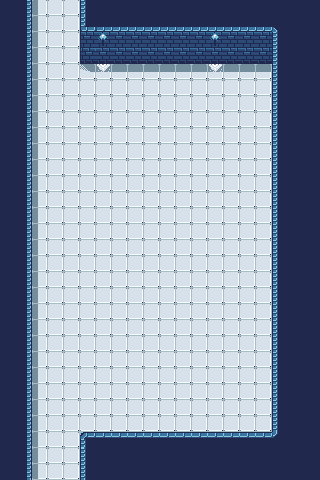

Tiled map render using the project's own tile images. Description and the map definition, with tile-layer contents summarised, below:
An orthogonal 20x30 tile map with 16x16 px tiles, 2 tile layers (prototype, base) and 50 objects (24x spikes_retracted, 24x spikes_activated, south_exit, north_exit).

<map version="1.10" tiledversion="1.10.2" orientation="orthogonal" renderorder="right-down" width="20" height="30" tilewidth="16" tileheight="16" infinite="0" nextlayerid="16" nextobjectid="69">
 <tileset firstgid="1" source="../FrostChill_tsx.tsx" />
 <layer id="1" name="prototype" width="20" height="30">
  <data>[600 cells, 600 non-empty, 4 distinct tile ids]</data>
 </layer>
 <layer id="13" name="base" width="20" height="30">
  <data>[600 cells, 600 non-empty, 19 distinct tile ids]</data>
 </layer>
 <objectgroup id="14" name="objects_01">
  <object id="19" name="spikes_retracted" gid="93" x="96" y="96" width="16" height="16" />
  <object id="21" name="spikes_retracted" gid="93" x="144" y="96" width="16" height="16" />
  <object id="23" name="spikes_retracted" gid="93" x="192" y="96" width="16" height="16" />
  <object id="25" name="spikes_retracted" gid="93" x="240" y="96" width="16" height="16" />
  <object id="27" name="spikes_retracted" gid="93" x="96" y="112" width="16" height="16" />
  <object id="29" name="spikes_retracted" gid="93" x="144" y="112" width="16" height="16" />
  <object id="31" name="spikes_retracted" gid="93" x="192" y="112" width="16" height="16" />
  <object id="33" name="spikes_retracted" gid="93" x="240" y="112" width="16" height="16" />
  <object id="35" name="spikes_retracted" gid="93" x="96" y="128" width="16" height="16" />
  <object id="37" name="spikes_retracted" gid="93" x="144" y="128" width="16" height="16" />
  <object id="39" name="spikes_retracted" gid="93" x="192" y="128" width="16" height="16" />
  <object id="41" name="spikes_retracted" gid="93" x="240" y="128" width="16" height="16" />
  <object id="43" name="spikes_retracted" gid="93" x="96" y="384" width="16" height="16" />
  <object id="45" name="spikes_retracted" gid="93" x="144" y="384" width="16" height="16" />
  <object id="47" name="spikes_retracted" gid="93" x="192" y="384" width="16" height="16" />
  <object id="49" name="spikes_retracted" gid="93" x="240" y="384" width="16" height="16" />
  <object id="51" name="spikes_retracted" gid="93" x="96" y="400" width="16" height="16" />
  <object id="53" name="spikes_retracted" gid="93" x="144" y="400" width="16" height="16" />
  <object id="55" name="spikes_retracted" gid="93" x="192" y="400" width="16" height="16" />
  <object id="57" name="spikes_retracted" gid="93" x="240" y="400" width="16" height="16" />
  <object id="59" name="spikes_retracted" gid="93" x="96" y="416" width="16" height="16" />
  <object id="61" name="spikes_retracted" gid="93" x="144" y="416" width="16" height="16" />
  <object id="63" name="spikes_retracted" gid="93" x="192" y="416" width="16" height="16" />
  <object id="65" name="spikes_retracted" gid="93" x="240" y="416" width="16" height="16" />
  <object id="67" name="south_exit" x="56.545" y="479.091">
   <point />
  </object>
  <object id="68" name="north_exit" x="56.727" y="1.636">
   <point />
  </object>
 </objectgroup>
 <objectgroup id="15" name="objects_02">
  <object id="20" name="spikes_activated" gid="77" x="96" y="96" width="16" height="16" />
  <object id="22" name="spikes_activated" gid="77" x="144" y="96" width="16" height="16" />
  <object id="24" name="spikes_activated" gid="77" x="192" y="96" width="16" height="16" />
  <object id="26" name="spikes_activated" gid="77" x="240" y="96" width="16" height="16" />
  <object id="28" name="spikes_activated" gid="77" x="96" y="112" width="16" height="16" />
  <object id="30" name="spikes_activated" gid="77" x="144" y="112" width="16" height="16" />
  <object id="32" name="spikes_activated" gid="77" x="192" y="112" width="16" height="16" />
  <object id="34" name="spikes_activated" gid="77" x="240" y="112" width="16" height="16" />
  <object id="36" name="spikes_activated" gid="77" x="96" y="128" width="16" height="16" />
  <object id="38" name="spikes_activated" gid="77" x="144" y="128" width="16" height="16" />
  <object id="40" name="spikes_activated" gid="77" x="192" y="128" width="16" height="16" />
  <object id="42" name="spikes_activated" gid="77" x="240" y="128" width="16" height="16" />
  <object id="44" name="spikes_activated" gid="77" x="96" y="384" width="16" height="16" />
  <object id="46" name="spikes_activated" gid="77" x="144" y="384" width="16" height="16" />
  <object id="48" name="spikes_activated" gid="77" x="192" y="384" width="16" height="16" />
  <object id="50" name="spikes_activated" gid="77" x="240" y="384" width="16" height="16" />
  <object id="52" name="spikes_activated" gid="77" x="96" y="400" width="16" height="16" />
  <object id="54" name="spikes_activated" gid="77" x="144" y="400" width="16" height="16" />
  <object id="56" name="spikes_activated" gid="77" x="192" y="400" width="16" height="16" />
  <object id="58" name="spikes_activated" gid="77" x="240" y="400" width="16" height="16" />
  <object id="60" name="spikes_activated" gid="77" x="96" y="416" width="16" height="16" />
  <object id="62" name="spikes_activated" gid="77" x="144" y="416" width="16" height="16" />
  <object id="64" name="spikes_activated" gid="77" x="192" y="416" width="16" height="16" />
  <object id="66" name="spikes_activated" gid="77" x="240" y="416" width="16" height="16" />
 </objectgroup>
</map>
